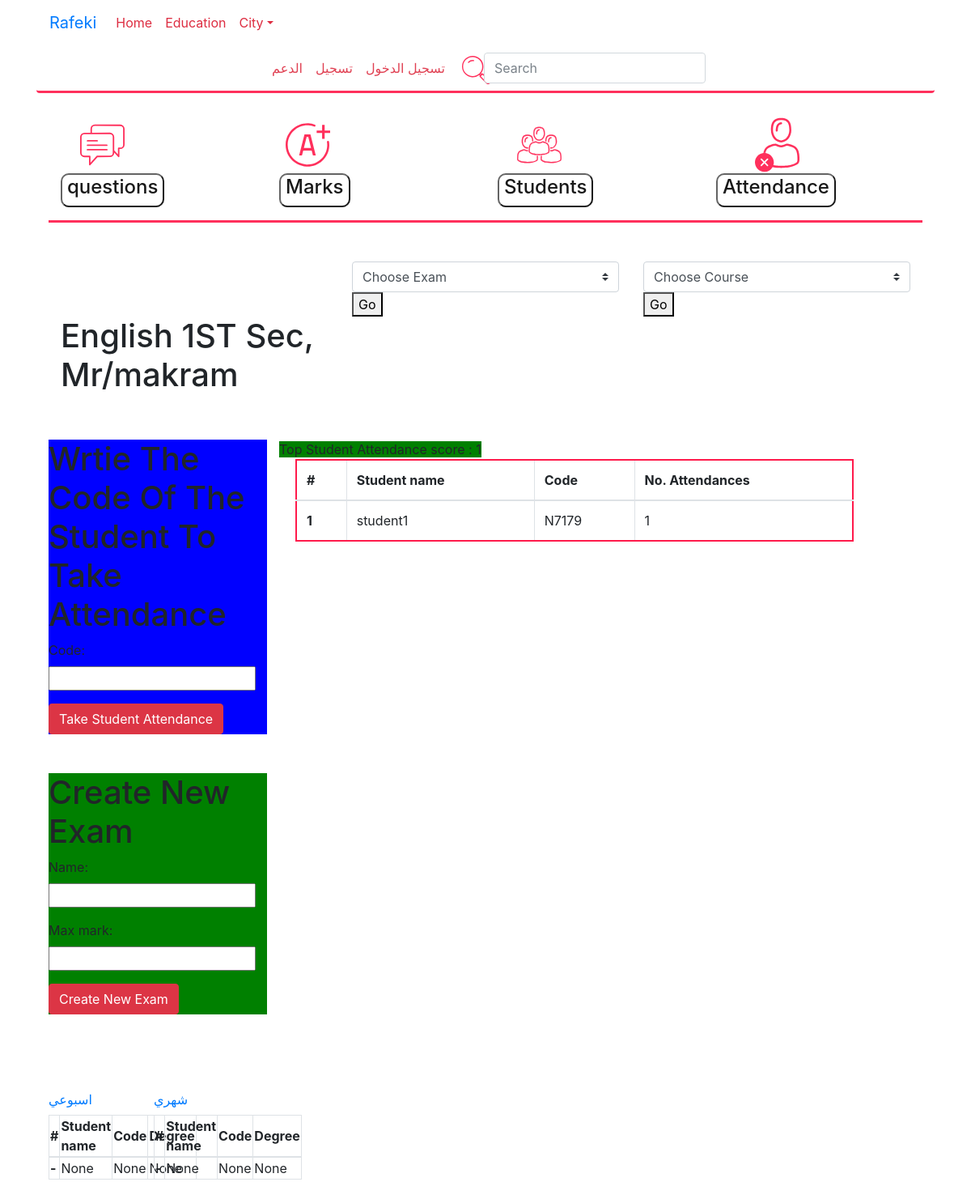
/sc/course/1/, run on an earlier commit of the app's database.
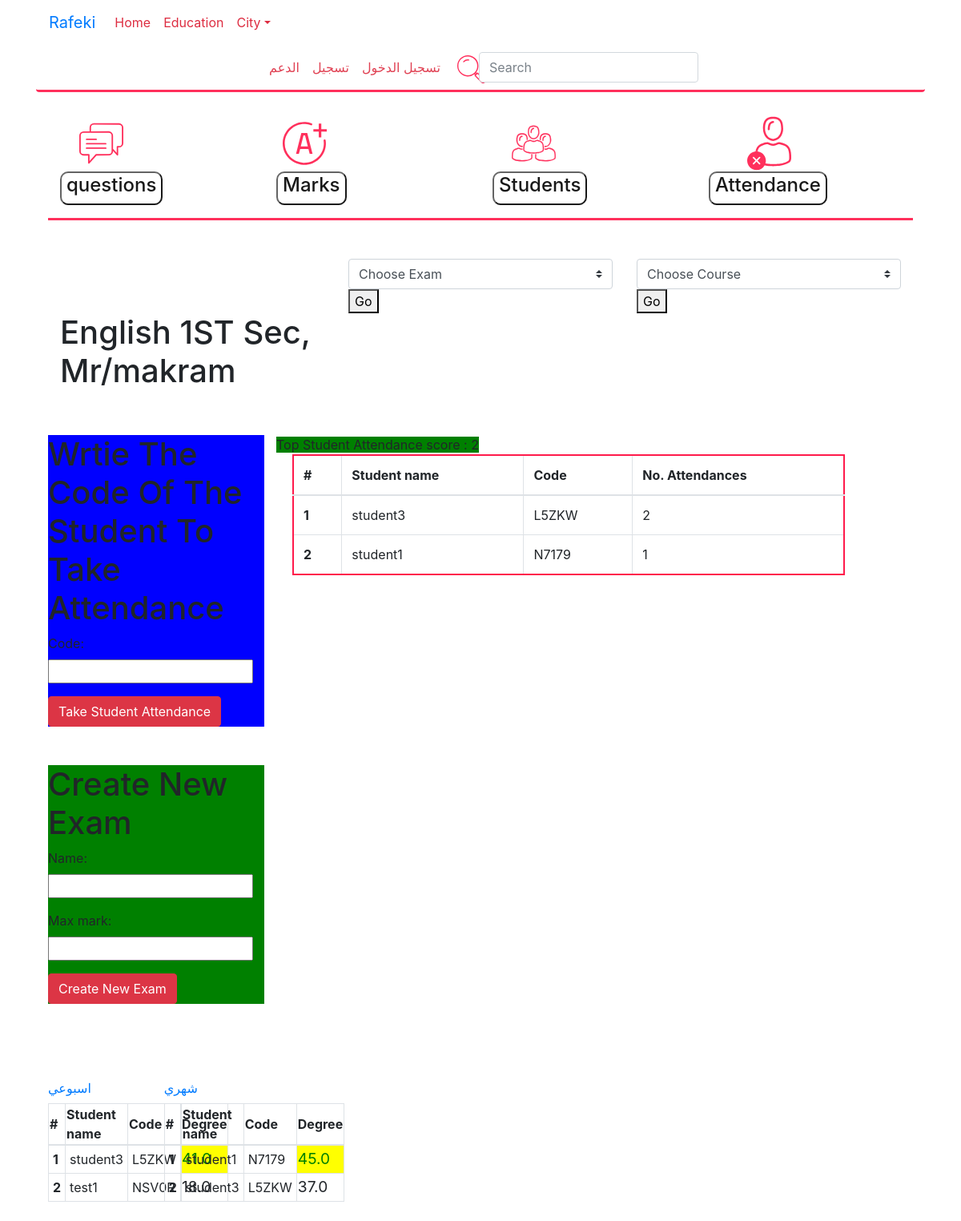
And on a later commit of the database.
### education/models.py (models this page shows, shortened)
class Course(models.Model):
    years=(
        ('a', 'اولي اعدادي'),
        ('b', 'ثانية اعدادي'),
        ('c', 'ثالتة اعدادي'),
        ('d', 'اولي ثانوي'),
        ('e', 'ثانية ثانوي'),
        ('f', 'ثالثة ثانوي'),
        ('g', 'اخري'),
    )
    name=models.CharField(max_length=50, null=False)
    photo = models.ImageField(blank=True)
    groups=models.TextField(null=True)
    school=models.ForeignKey(School)
    year=models.CharField(max_length=30,choices=years)
    student=models.ManyToManyField(Student , related_name='courses')

class School(models.Model):
    user=models.OneToOneField(User)
    Name=models.CharField(max_length=50, null=False)
    adress=models.TextField(max_length=120)
    photo=models.ImageField(blank=True)
    bio=models.TextField(max_length=500)
    slug=models.SlugField(max_length=20)
    class Meta:
        permissions = (
            ("add_students", "Can add new students"),
            ("edit_course", "Can change the information of course"),
            ("delete_student", "Can remove a student by setting its status as closed"),
        )
    def __str__(self):
        return self.Name

class Student(models.Model):
    user = models.OneToOneField(User)
    study_at=models.CharField(max_length=70, null=True, blank=True)
    code = models.CharField(db_index=True, max_length=5, null=False, primary_key=True, default=id_generator)
    def __str__(self):
        return self.user.username

class Exam(models.Model):
    course=models.ForeignKey(Course, related_name='exams')
    name=models.CharField(max_length=60, null=True, blank=True)
    exam_time=models.DateTimeField(db_index=True, auto_now_add=True,auto_now=False, editable=True)
    max_mark=models.FloatField()
    def get_absolute_url(self):
        return reverse('edu:exam_detail', args=[self.course.id ,self.id])
    def __str__(self):
        if self.name:
            return self.name
        return 'Exam of course '+str(self.course.name)+' at time '+(self.exam_time).strftime('%A,  %I:%M %p, %d, %B')

class ExamRecord(models.Model):
    exam=models.ForeignKey(Exam, related_name='examrecords')
    exam_time=models.DateTimeField(db_index=True, auto_now_add=True,auto_now=False, editable=True)
    student_degree=models.FloatField(db_index=True,)
    student=models.ForeignKey(Student, related_name='examrecords')
    objects=ExamRecordManager()
    class Meta:
        unique_together=['exam', 'student']

### education/school_dashboard_views.py (the view)
# urls.py: url(r'^course/(?P<course_pk>\d+)/$', school_views.CourseViewForSchool.as_view(), name='course_dashboard'),
class CourseViewForSchool(TemplateView):
    template_name = 'school_course_dashboard.html'
    def get_context_data(self, **kwargs):
        context=super().get_context_data(**kwargs)
        context['course']=course=get_object_or_404(Course, pk=self.kwargs['course_pk'])
        attendances = AttendanceRecord.objects.filter(course=course)
        context['attendances'] = attendances
        context['students']= students=course.student.filter(
            attendances__course=course).annotate(
            num_attend=Count('attendances')).order_by('-num_attend')
        context['top_attend']=course.student.filter(
            attendances__course=course).annotate(
            num_attend=Count('attendances')).aggregate(Max('num_attend'))
        context['records']=ExamRecord.objects.filter(
            exam__course=course).annotate(
            top_stud=Max('student_degree')).order_by('-top_stud')
        context['form']=TakeAttendForm
        context['form2']=CreateExamForm
        return context

### education/managers.py (called while the page is built)
    def get_queryset(self):
        return ExamRecordsQuerySet(self.model, using=self._db)  # Important!

### education/templatetags/education_filters.py (called while the page is built)
@register.simple_tag
def student_attend_count(student, course):
	count=AttendanceRecord.objects.filter(course=course, student=student).count()
	return count

@register.simple_tag
def exam_records_ordered(exam):
	records=ExamRecord.objects.filter(exam=exam).annotate(top_stud=Max('student_degree')).order_by('-top_stud')
	return records

### education/templates/school_course_dashboard.html (shortened to what this page needs)
{% extends 'base.html'%}
{% load education_filters %}
{% load static  %}
{% block body %}
{% include "school_dashboard_base.html" with course=course %}
<div class="container">
	<div class="row">
		<div class="col-4 offeset-md-4">
		<h1>{{ course.name }}, {{ course.school }}</h1>
	</div>
	</div>
	<div class="row">
	<div class="col-3 mt-5">
		<div class="row" style="background-color: blue" >
		<h1>Wrtie The Code Of The Student To Take Attendance</h1>
		<form method="post" action="{% url 'edu:take_attend' course.id %}">
		    {{ form.as_p }}
		    <button type="submit" class="btn btn-danger">Take Student Attendance</button>
		</form>
	</div>
		<div class="row mt-5" style="background-color: green">
			<h1>Create New Exam</h1>
		<form method="post" action="{% url 'edu:create_exam' course.id %}">
		    {{ form2.as_p }}
		    <button type="submit" class="btn btn-danger">Create New Exam</button>
		</form>
	</div>
	</div>
<div class="col-8 mt-5 ">
<table class="table table-hover table-bordered table-rafeki">
  <thead class="thread-dark">
    <tr>
      <th scope="col">#</th>
      <th scope="col">Student name</th>
      <th scope="col">Code</th>
      <th scope="col">No. Attendances</th>
    </tr>
  </thead>
  <tbody>
    <span style="background-color: green">Top Student Attendance score : {{ top_attend.num_attend__max }}</span>
  	{% for student in students %}
    <tr>
      <th scope="row">{{ forloop.counter }}</th>
      <td>{{ student.user.username }}</td>
      <td>{{ student.code}}</td>
      <td>{% student_attend_count student course %}</td>
    </tr>
{% endfor %}
  </tbody>
</table>
</div>
<div class="row mt-5">
{% for exam in course.exams.all %}
<div class="col-3  mt-5">
<h6 class="mx-auto"><a href="{{ exam.get_absolute_url }}">{{exam|truncatechars:29 }}</a></h6>
<table class="table-hover table-bordered " style="border-color: green ">
  <thead>
    <tr>
      <th scope="col" s>#</th>
      <th scope="col">Student name</th>
      <th scope="col">Code</th>
      <th scope="col">Degree</th>
    </tr>
  </thead>
  <tbody>
    {% exam_records_ordered exam as records %}
  	{% for record in  records  %}
    <tr>
      <th scope="row" style="padding: 5px">{{ forloop.counter }}</th>
      <td style="padding: 5px">{{ record.student }}</td>
      <td style="padding: 5px">{{ record.student.code}}</td>
        {% if forloop.counter == 1 %}
          <td style="color: green; background-color: yellow; font-size: 120%">{{ record.student_degree }}</td>
        {% else %}
          <td style="font-size: 120%">{{ record.student_degree }}</td>
    </tr>
        {% endif %}
    {% empty %}
    <tr>
      <th scope="row">-</th>
      <td>None</td>
      <td>None</td>
      <td>None</td>
    </tr>
{% endfor %}
  </tbody>
</table>
</div>
{% endfor%}
</div>
{% endblock %}

### templates/base.html (shortened to what this page needs)
<!DOCTYPE html>
{% load static %}
<html lang="en">
  <head>
  <link rel="stylesheet" href="https://maxcdn.bootstrapcdn.com/bootstrap/4.0.0/css/bootstrap.min.css">
  <link rel="stylesheet" href="https://maxcdn.bootstrapcdn.com/font-awesome/4.7.0/css/font-awesome.min.css">
  <link rel="stylesheet" href="{% static 'css/style.css' %}">
  </head>
  <div class="container">
    <nav class="navbar navbar-expand-lg  rounded">
      <a class="navbar-brand" href="{%url 'edu:not_signed_home'%}">Rafeki</a>
  <div class="collapse navbar-collapse" id="navbarsExample09">
      <ul class="navbar-nav mr-auto">
        <li class="nav-item active">
          <a class="nav-link" href="{%url 'edu:not_signed_home'%}">Home <span class="sr-only">(current)</span></a>
        </li>
        <li class="nav-item">
          <a class="nav-link" href="#">Education</a>
        </li>
        <li class="nav-item dropdown">
          <a class="nav-link dropdown-toggle" href="http://example.com" id="dropdown09" data-toggle="dropdown" aria-haspopup="true" aria-expanded="false">City</a>
        </li>
      </ul>
    </div>
  </nav>
  <nav class="navbar navbar-expand-lg  rounded navbar2">
    <div class="collapse navbar-collapse justify-content-md-center" id="navbarsExample10">
      <ul class="navbar-nav">
        {% if not user.is_authenticated %}
        <li class="nav-item">
          <a class="nav-link" href="#">الدعم</a>
        </li>
        <li class="nav-item">
          <a class="nav-link " href="{% url 'accounts:register'%}">تسجيل</a>
        </li>
        <li class="nav-item">
          <a class="nav-link" href="{% url 'accounts:login' %}">تسجيل الدخول</a>
        </li>
        <form class="form-inline my-2 my-md-0">
          <button class="btn btn-nav" type="submit" name="button"><svg height="30" width="30">
           <img class="svg-search" src="{% static 'img/search.svg'%}" style="height:35px; width:35px;"/>
          </svg></button>
          <input class="form-control" type="text" placeholder="Search" aria-label="Search">
        </form>
        {% endif %}
      </ul>
    </div>
  </nav>
<div class="container-fluid mt-5 mb-4" >
    {% block body %}{% endblock %}
</div>
  </body>
</html>

### templates/school_dashboard_base.html (shortened to what this page needs)
{% load static  %}
{% block dashnavbar %}
<div class="container navbar2">
	<div class="row mt-5 mb-3">
		<div class="col-3">
			<svg class="ml-4"  height="30" width="30">
			 <img class="svg-search" src="{% static 'img/questions.svg'%}" style="height:70px; width:55px;"/>
			</svg>
			<br>
			<button class="btn-rafeki" type="button" name="questions"><a></a><h4>questions</h4></button>
		</div>
		<div class="col-3">
			<svg class="ml-2" height="30" width="30">
			 <img class="svg-search" src="{% static 'img/marks.svg'%}" style="height:70px; width:55px;"/>
			</svg>
			<br>
			<button class="btn-rafeki" type="button" name="marks"><h4>Marks</h4></button>
		</div>
		<div class="col-3">
			<svg class="ml-4" height="30" width="30">
			 <img class="svg-search" src="{% static 'img/students.svg'%}" style="height:70px; width:55px;"/>
			</svg>
			<br>
			<button class="btn-rafeki" type="button" name="students"><h4>Students</h4></button>
		</div>
		<div class="col-3">
			<svg class="ml-5"  height="30" width="30">
			 <img class="svg-search" src="{% static 'img/student.svg'%}" style="height:70px; width:55px;"/>
			</svg>
			<br>
			<button class="btn-rafeki" type="button" name="attendance"><h4>Attendance</h4></button>
		</div>
	</div>
</div>
{% endblock dashnavbar %}
{% block dashmenu %}
<div class="container">
  <div class="row mt-5">
    <div class="col-4 ml-auto">
      <form >
        <select class="custom-select" name="menu-exam" onChange="window.document.location.href=this.options[this.selectedIndex].value;" value="GO">>
        <option selected>Choose Exam</option>
      </select>
      <button type="submit" name="button">Go</button>
      </form>
    </div>
    <div class="col-4 ">
      <form>
        <select class="custom-select" name="menu-course" onChange="window.document.location.href=this.options[this.selectedIndex].value;" value="GO">>
        <option selected>Choose Course</option>
      </select>
      <button type="submit" name="button">Go</button>
      </form>
    </div>
  </div>
</div>
{% endblock dashmenu %}

### static/css/style.css (style rules this page uses)
.navbar2 { opacity: 0.9; border-bottom:#ff1a4b 3px solid; }
.nav-link { color:#dd2d41; }
.btn-rafeki { background-color:white; color: black; border-radius:10px; }
.table-rafeki { padding: 7px; border-radius: 12px; border: 2px solid #ff1a4b; border-collapse : collapse; font-size: 16px; margin : 0 0 20px 20px; }
.btn-nav { background-color: white; width: 40px; height: 40px; }
.svg-search { margin-left: -30px; margin-top:-20px; }

What changed in the data, as far as the page shows it:
now on this page (row unchanged): Student: user.username "student3", code "L5ZKW", Course.id.code "2"
shown differently, row unchanged: Exam "اسبوعي": no longer shows "- None None None"
added ExamRecord: student "student3", student.code "L5ZKW", student_degree "41.0", shown under Exam "اسبوعي"
added ExamRecord: student "test1", student.code "NSV0R", student_degree "18.0", shown under Exam "اسبوعي"
shown differently, row unchanged: Exam "شهري": no longer shows "- None None None"
added ExamRecord: student "student1", student.code "N7179", student_degree "45.0", shown under Exam "شهري"
added ExamRecord: student "student3", student.code "L5ZKW", student_degree "37.0", shown under Exam "شهري"
Also different on the page:
{{ top_attend.num_attend__max }}: "1" → "2"
